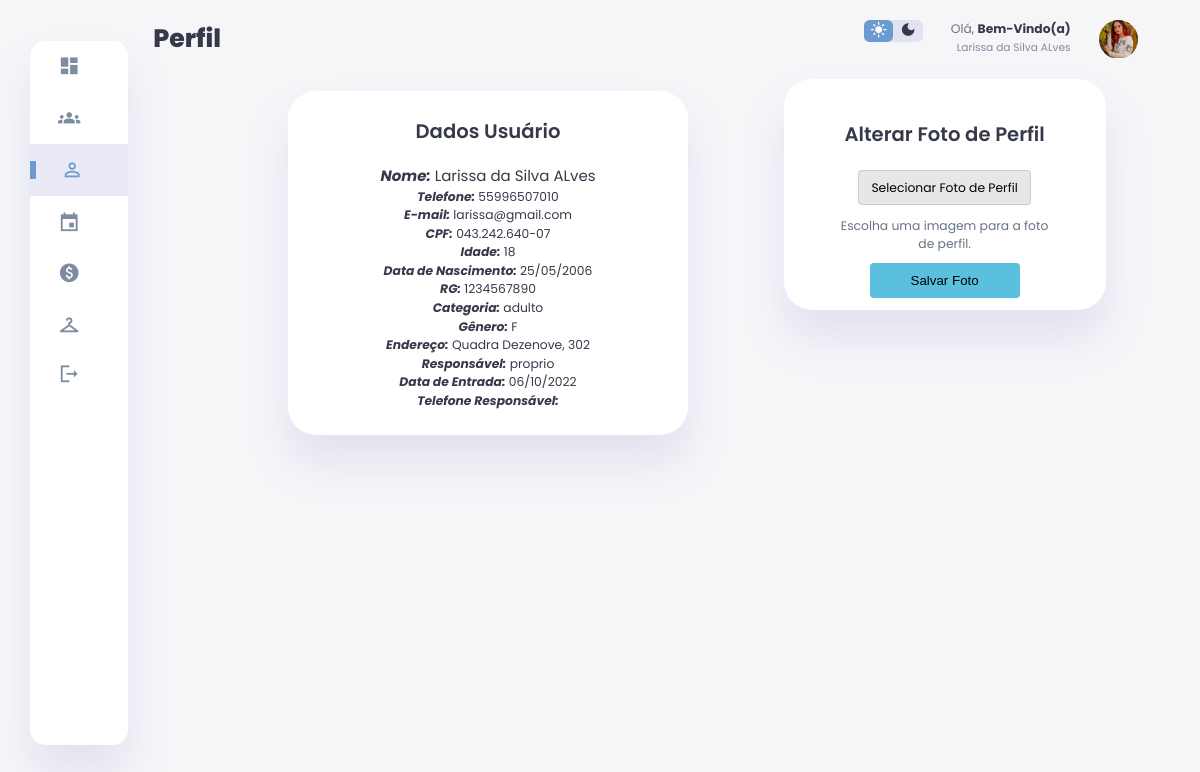
Page /usuario/perfil.php (signed in) on the earlier database version.
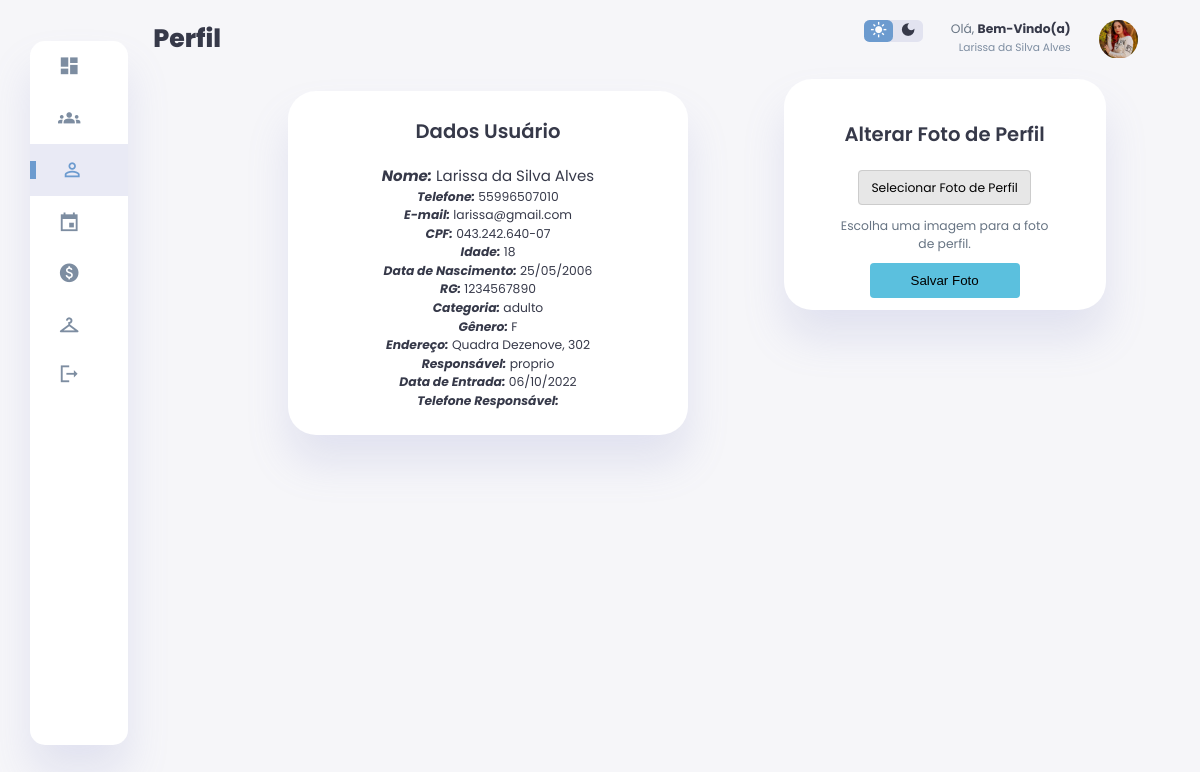
Same page on the later database version.
### tables this page shows
CREATE TABLE IF NOT EXISTS `usuario` (
  `id_usuario` int NOT NULL AUTO_INCREMENT,
  `statuss` int DEFAULT NULL,
  `nome` varchar(255) DEFAULT NULL,
  `email` varchar(255) DEFAULT NULL,
  `datas` date DEFAULT NULL,
  `CPF` char(14) DEFAULT NULL,
  `RG` varchar(11) DEFAULT NULL,
  `categoria` varchar(255) NOT NULL,
  `senha` varchar(255) DEFAULT NULL,
  `telefone` varchar(11) DEFAULT NULL,
  `imagem` varchar(255) NOT NULL,
  `genero` varchar(255) NOT NULL,
  `endereco` varchar(255) NOT NULL,
  `responsavel` varchar(255) NOT NULL,
  `data_entrada` date NOT NULL,
  `tele_respon` varchar(11) NOT NULL,
  `idade` varchar(2) NOT NULL,
  `nom_dan` varchar(255) NOT NULL,
  `identidade_frente` varchar(255) NOT NULL,
  `identidade_verso` varchar(255) NOT NULL,
  PRIMARY KEY (`id_usuario`),
  KEY `id_usuario` (`id_usuario`) USING BTREE
);

### usuario/perfil.php (the view, shortened to what this page needs)
<?php
$conexao = conectar();
$id_usuario = $_SESSION['id_usuario'];
$sql = "SELECT * FROM usuario WHERE id_usuario = ?";
$stmt = mysqli_prepare($conexao, $sql);
mysqli_stmt_bind_param($stmt, "i", $id_usuario);
mysqli_stmt_execute($stmt);
$resultado = mysqli_stmt_get_result($stmt);
$dados = mysqli_fetch_assoc($resultado);
?>
<!DOCTYPE html>
<html lang="en">
<head>
    <link rel="stylesheet" href="css/perfil.css">
</head>
<body>
    <div class="container">
        <aside>
            <div class="sidebar">
                <a href="dashboard.php">
                    <span class="material-icons-sharp">
                    </span>
                </a>
                <a href="participantes">
                    <span class="material-icons-sharp">
                    </span>
                </a>
                <a href="perfil.php" class="active">
                    <span class="material-icons-sharp">
                    </span>
                </a>
                <a href="calen" target="_blank">
                    <span class="material-icons-sharp">
                    </span>
                </a>
                <a href="pagamento">
                    <span class="material-icons-sharp">
                    </span>
                </a>
                <a href="acessorios">
                    <span class="material-icons-sharp">
                    </span>
                </a>
                <a href="logout.php">
                    <span class="material-icons-sharp">
                    </span>
                </a>
            </div>
        </aside>
        <main>
            <h1>Perfil</h1>
            <div class="box">
                <h2>Dados Usuário</h2>
                <br>
                <div class="user"><em><b>Nome:</b></em> <?php echo $dados['nome'] ?></div>
                <br>
                <div class="user1"><em><b>Telefone:</b></em> <?php echo $dados['telefone'] ?></div>
                <br>
                <div class="user2"><em><b>E-mail:</b></em> <?php echo $dados['email'] ?></div>
                <br>
                <div class="user4"><em><b>CPF:</b></em> <?php echo $dados['CPF'] ?></div>
                <br>
                <div class="user5"><em><b>Idade:</b></em> <?php echo $dados['idade'] ?></div>
                <br>
                <div class="user7"><em><b>Data de Nascimento:</b></em> <?php echo date('d/m/Y', strtotime($dados['datas'])) ?></div>
                <br>
                <div class="user8"><em><b>RG:</b></em> <?php echo $dados['RG'] ?></div>
                <br>
                <div class="user9"><em><b>Categoria:</b></em> <?php echo $dados['categoria'] ?></div>
                <br>
                <div class="user10"><em><b>Gênero:</b></em> <?php echo $dados['genero'] ?></div>
                <br>
                <div class="user11"><em><b>Endereço:</b></em> <?php echo $dados['endereco'] ?></div>
                <br>
                <div class="user12"><em><b>Responsável:</b></em> <?php echo $dados['responsavel'] ?></div>
                <br>
                <div class="user13"><em><b>Data de Entrada:</b></em> <?php echo date('d/m/Y', strtotime($dados['data_entrada'])) ?></div>
                <br>
                <div class="user14"><em><b>Telefone Responsável:</b></em> <?php echo $dados['tele_respon'] ?></div>
            </div>
        </main>
        <div class="right-section">
            <div class="nav">
                <div class="dark-mode">
                    <span class="material-icons-sharp ">
                    </span>
                    <span class="material-icons-sharp">
                    </span>
                </div>
                <div class="profile">
                    <div class="info">
                        <p>Olá, <b>Bem-Vindo(a)</b></p>
                        <small class="text-muted"><?php echo $dados['nome'] ?></small>
                    </div>
                    <div class="profile-photo">
                        <img src="../img/perfil/<?php echo $dados['imagem'] ?>" alt="user" id="profile-picture">
                    </div>
                </div>
            </div>
            <div class="box-perfil" style="margin-top: 20px;">
                <h2 style="top: -10px ; position: relative;">Alterar Foto de Perfil</h2>
                <form method="post" enctype="multipart/form-data">
                    <label for="avatar-image" class="custom-file-button">Selecionar Foto de Perfil</label>
                    <p id="file-help" style="top: 40px; position: relative;">Escolha uma imagem para a foto de perfil.</p>
                    <button type="submit" class="form-control" style="margin-top: 10px;">Salvar Foto</button>
            </div>
        </div>
    </div>
</body>
</html>

Differences in the rows shown:
changed usuario "larissa@gmail.com": nome "Larissa da Silva ALves" → "Larissa da Silva Alves"
